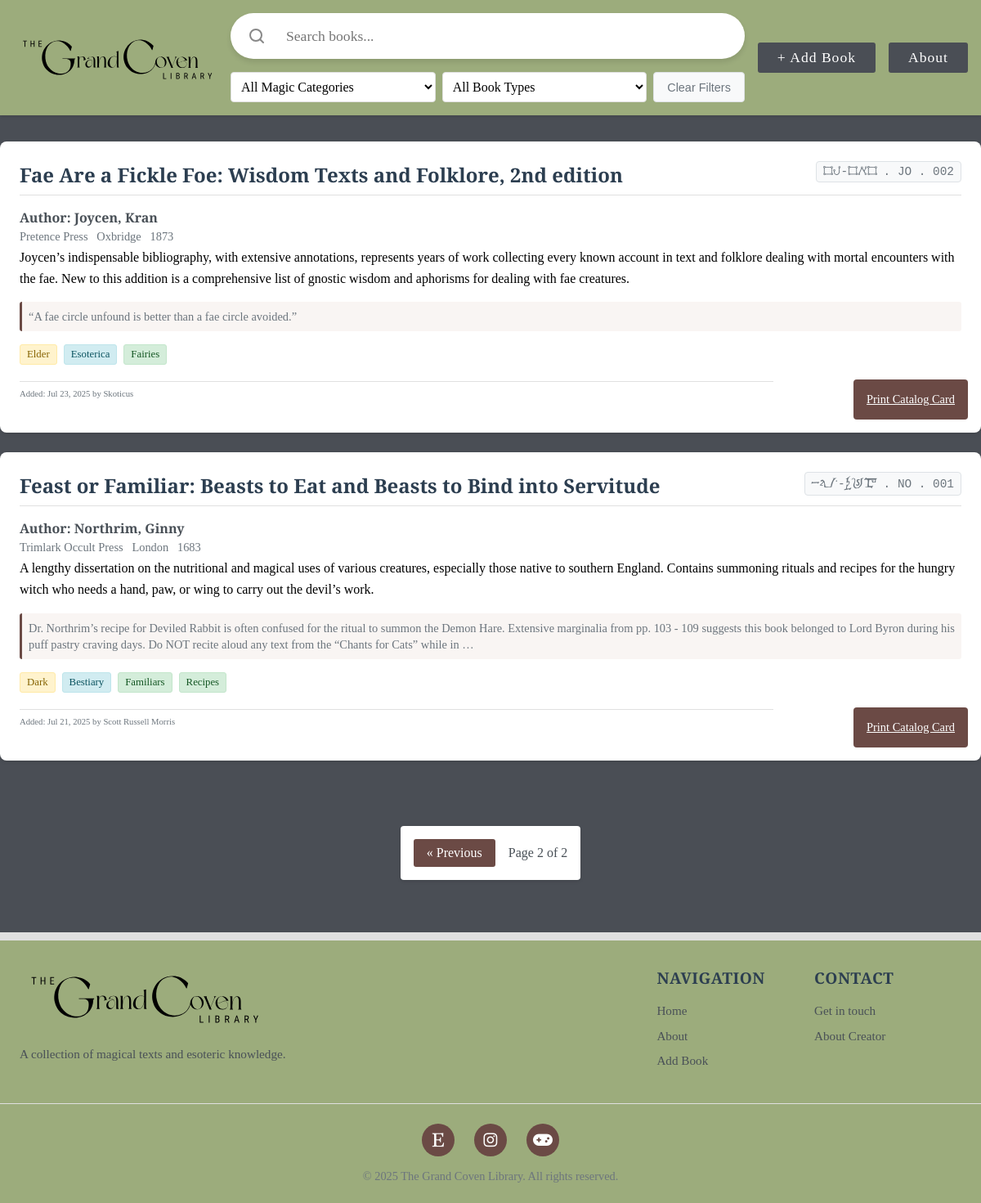
The app's page /?&page=2 with its own data.
### books/models.py (models this page shows, shortened)
class Book(models.Model):
    title = models.CharField(max_length=1000)
    author_anonymous = models.BooleanField(default=False, blank=True)
    author_first_name = models.CharField(max_length=40, blank=True)
    author_last_name = models.CharField(max_length=40, blank=True)
    magic_category= models.CharField(max_length=2, choices=MAGIC_CHOICES)
    book_type = models.CharField(max_length=3, choices=TYPE_CHOICES)
    call_number = models.CharField(max_length=50, blank=True)
    summary = models.TextField(blank=True, max_length=1000)
    publisher = models.CharField(max_length=50, blank=True)
    city = models.CharField(max_length=50, blank=True)
    year = models.CharField(max_length=50, blank=True)
    created_at = models.DateTimeField(auto_now_add=True)
    tags = models.ManyToManyField(Tag, blank=True)
    entry_number = models.IntegerField(default=0, blank=True)
    notes = models.TextField(blank=True, max_length=1000)
    librarian = models.CharField(max_length=300, blank=True)
    @property
    def call_number_parts(self):
        if self.call_number:
            return [part.strip() for part in self.call_number.split('.')]
        return []
    @property
    def call_number_magic(self):
        return self.call_number_parts[0] if len(self.call_number_parts) > 0 else ''
    @property
    def call_number_author(self):
        return self.call_number_parts[1] if len(self.call_number_parts) > 1 else ''
    @property
    def call_number_entry(self):
        return self.call_number_parts[2] if len(self.call_number_parts) > 2 else ''
    @property
    def author_display(self):
        if self.author_first_name or self.author_last_name:
            name_parts = []
            if self.author_last_name:
                name_parts.append(self.author_last_name)
            if self.author_first_name:
                name_parts.append(self.author_first_name)
            if len(name_parts) == 2:
                return f"{name_parts[0]}, {name_parts[1]}"
            else:
                return name_parts[0]
        return "Unknown"

class Tag(models.Model):
    name = models.CharField(max_length=50, unique=True)
    is_suggested = models.BooleanField(default=False)

### books/views.py (the view, shortened to what this page needs)
# urls.py: path('', views.home, name='home'),
def home(request):
    books = Book.objects.all().order_by('-created_at')
    show_modal = False
    q = request.GET.get('q')
    magic_category = request.GET.get('magic_category')
    book_type = request.GET.get('book_type')
    if magic_category:
        books = books.filter(magic_category=magic_category)
    if book_type:
        books = books.filter(book_type=book_type)
    if request.method == "POST":
        print("=== HOME VIEW: POST request received ===")
        success, form, show_modal = handle_book_form_submission(request)
        print(f"Form submission result: success={success}, show_modal={show_modal}")
        if success:
            print("Redirecting to home...")
            return redirect("home")
    else:
        form = BookForm()
    paginator = Paginator(books, 10)  # Show 10 books per page
    page_number = request.GET.get('page')
    page_obj = paginator.get_page(page_number)
    return render(request, 'books/booklist.html', {
        'form': form,
        'books': page_obj,
        'show_modal': show_modal,
        'page_obj': page_obj
    })

### books/forms.py (shortened to what this page needs)
class BookForm(forms.ModelForm):
    gcl_secret_code = forms.CharField(
        label="GCL Secret Code",
        max_length=100,
        required=True,
        widget=forms.TextInput(attrs={'placeholder': 'Password can be found on page 14 of the GCL Zine.'})
    )
    tags = forms.CharField(
        required=False,
        widget=forms.TextInput(attrs={'class': 'tag-select', 'id': 'id_tags'}),
        help_text="Type to add new tags or select existing ones"
    )
    def __init__(self, *args, **kwargs):
        super().__init__(*args, **kwargs)
        self.fields['tags'].queryset = Tag.objects.all()
        if self.instance and self.instance.pk:
            existing_tags = self.instance.tags.all()
            self.fields['tags'].initial = ', '.join([tag.name for tag in existing_tags])
    class Meta:
        model = Book
        exclude = ['call_number', 'entry_number']  # Exclude autogenerated fields

### books/context_processors.py (called while the page is built)
def book_choices(request):
    return {
        'magic_choices': MAGIC_CHOICES,
        'type_choices': TYPE_CHOICES,
    }

### books/templates/books/booklist.html (shortened to what this page needs)
{% extends "books/base.html" %} {% block content %} {% load static %}
<div class="book-listing-container">
  {% for book in books %}
  <div class="book-card">
    <div class="book-header">
      <h3 class="book-title">{{ book.title }}</h3>
      <span class="call-number">
        <span class="magic-{{ book.magic_category|lower }}">
          {{ book.call_number_magic }}
        </span>
        {% if book.call_number_author %} . {{ book.call_number_author }}
        <span>{% endif %} </span> {% if book.call_number_entry %} .
        <span>{{ book.call_number_entry }}</span> {% endif %}
      </span>
    </div>
    <div class="book-details">
      <div class="book-author">
        <strong>Author:</strong>
        {% if book.author_anonymous %} Anonymous {% else %}
        <span>{{ book.author_display }}</span> {% endif %}
      </div>
      {% if book.publisher or book.city or book.year %}
      <div class="book-publication">
        {% if book.publisher %}
        <span class="publisher">{{ book.publisher }}</span>
        {% endif %} {% if book.city %}
        <span class="city">{{ book.city }}</span>
        {% endif %} {% if book.year %}
        <span class="year">{{ book.year }}</span>
        {% endif %}
      </div>
      {% endif %}       {% if book.summary %}
      <div class="book-summary">{{ book.summary|truncatewords:100 }}</div>
      {% endif %}
      {% if book.notes %}
      <div class="book-notes">{{ book.notes|truncatewords:50 }}</div>
      {% endif %}
      <div class="book-tags">
        {% for code, label in magic_choices %}
          {% if code == book.magic_category %}
            <span class="tag auto-tag magic-tag clickable-tag" data-magic="{{ code }}">{{ label }}</span>
          {% endif %}
        {% endfor %}
        {% for code, label in type_choices %}
          {% if code == book.book_type %}
            <span class="tag auto-tag type-tag clickable-tag" data-type="{{ code }}">{{ label }}</span>
          {% endif %}
        {% endfor %}
        {% for tag in book.tags.all %}
          <span class="tag user-tag clickable-tag" data-tag="{{ tag.name }}">{{ tag.name|title }}</span>
        {% endfor %}
      </div>
      <div class="book-meta">
        <small
          >Added: {{ book.created_at|date:"M d, Y" }} by
          <span>{{ book.librarian }}</span></small
        >
      </div>
      <a
        href="{% url 'print_card' book.id %}"
        target="_blank"
        class="print-card-btn"
      >
        Print Catalog Card
      </a>
    </div>
  </div>
  {% empty %}
  <div class="no-books">
    <p>No books have been added to the library yet.</p>
    <p>Click the "Add Book" button to add your first book!</p>
  </div>
  {% endfor %}
</div>
{% if page_obj.has_other_pages %}
<div class="pagination-container">
  <div class="pagination">
    {% if page_obj.has_previous %}
      <a href="?&page={{ page_obj.previous_page_number }}" class="pagination-btn">&laquo; Previous</a>
    {% endif %}
    <span class="pagination-info">
      Page {{ page_obj.number }} of {{ page_obj.paginator.num_pages }}
    </span>
  </div>
</div>
{% endif %}
{% endblock %}

### records on screen
Book: title "Fae Are a Fickle Foe: Wisdom Texts and Folklore, 2nd edition", call_number_magic "EL-ESO", call_number_author "JO", call_number_entry "002", author_display "Joycen, Kran", publisher "Pretence Press", city "Oxbridge", year "1873", summary "Joycen’s indispensable bibliography, with extensive annotations, represents years of work collecting every known account in text and folklore dealing with mortal encounters with the fae. New to this addition is a comprehensive list of gnostic wisdom and aphorisms for dealing with fae creatures.", notes "“A fae circle unfound is better than a fae circle avoided.”", magic_choices "Elder", type_choices "Esoterica", created_at "Jul 23, 2025", librarian "Skoticus"
Tag: name "Fairies"
Book: title "Feast or Familiar: Beasts to Eat and Beasts to Bind into Servitude", call_number_magic "DA-BST", call_number_author "NO", call_number_entry "001", author_display "Northrim, Ginny", publisher "Trimlark Occult Press", city "London", year "1683", summary "A lengthy dissertation on the nutritional and magical uses of various creatures, especially those native to southern England. Contains summoning rituals and recipes for the hungry witch who needs a hand, paw, or wing to carry out the devil’s work.", notes "Dr. Northrim’s recipe for Deviled Rabbit is often confused for the ritual to summon the Demon Hare. Extensive marginalia from pp. 103 - 109 suggests this book belonged to Lord Byron during his puff pastry craving days. Do NOT recite aloud any text from the “Chants for Cats” while in …", magic_choices "Dark", type_choices "Bestiary", created_at "Jul 21, 2025", librarian "Scott Russell Morris"
Tag: name "Familiars"
Tag: name "Recipes"

### other values on screen
{{ page_obj.number }} "2"
{{ page_obj.paginator.num_pages }} "2"
